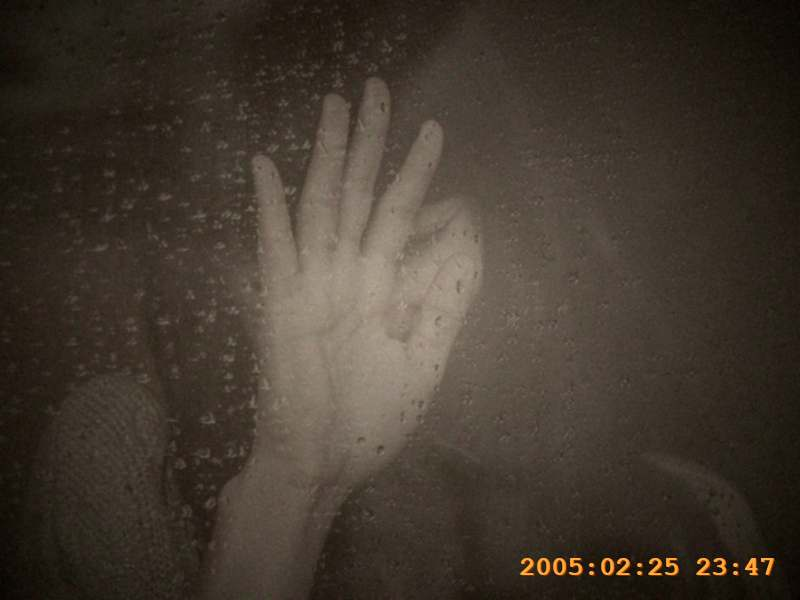
#> input picture site/assets/img/bathroom.jpg, 800 x 600 px, found by its file name
$ python make_scare_images.py
#> lines starting #> are read from the running program, lines starting #| are printed output that depends on the picture
# -*- coding: utf-8 -*-
# 制作 jump scare 用图：浴室镜子里的脸（特写增亮）+ 角落里的人影
import random
from PIL import Image, ImageDraw, ImageFilter, ImageEnhance

IMG = r"D:/wk_github/web_game/site/assets/img"
random.seed(44)

def grain(im, amount=7):
    px = im.load()
    w, h = im.size
    for y in range(h):
        for x in range(w):
            n = random.gauss(0, amount)
            r, g, b = px[x, y]
            px[x, y] = (max(0, min(255, int(r + n))),
                        max(0, min(255, int(g + n))),
                        max(0, min(255, int(b + n))))
    return im

# ---- 1. scare_face.jpg：浴室照片里那张脸的特写，提亮拉对比 ----
src = Image.open(IMG + "/bathroom.jpg").convert("RGB")
#> src is the input picture: PIL image 800x600 RGB; mean R, G, B 66.3, 56.6, 46.6
# 脸在原图右侧中部（按800x600原图估算区域），裁切后放大
face = src.crop((500, 230, 760, 500)).resize((800, 600), Image.LANCZOS)
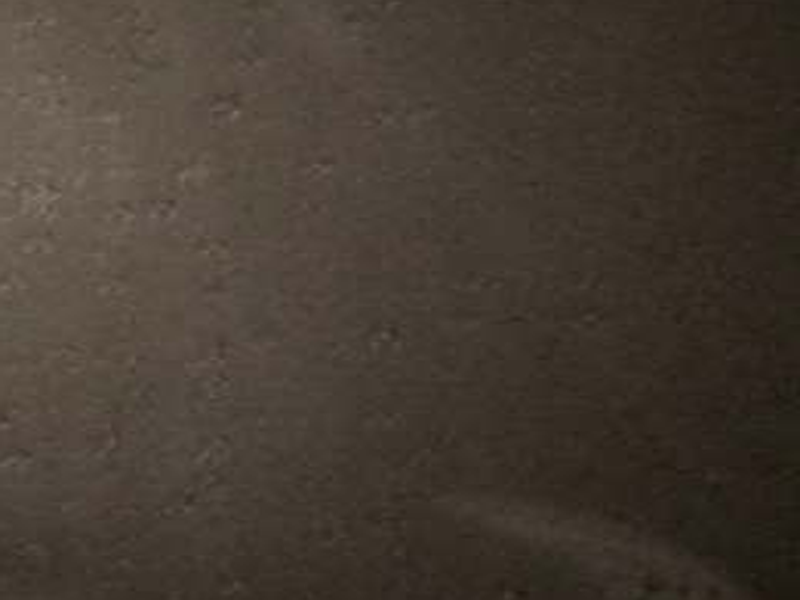
#> face: PIL image 800x600 RGB; mean R, G, B 69.1, 59.4, 50.1
face = ImageEnhance.Brightness(face).enhance(1.5)
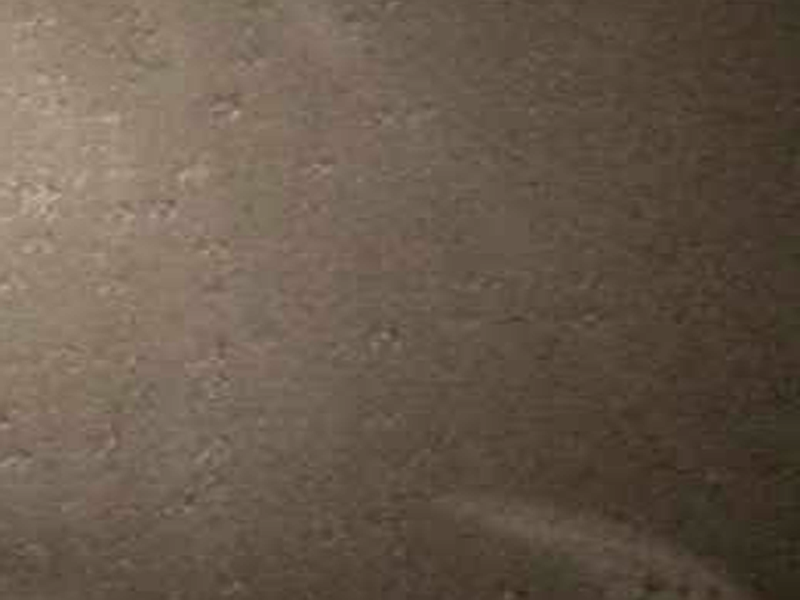
#> face: PIL image 800x600 RGB; mean R, G, B 103.4, 88.9, 74.9
face = ImageEnhance.Contrast(face).enhance(1.35)
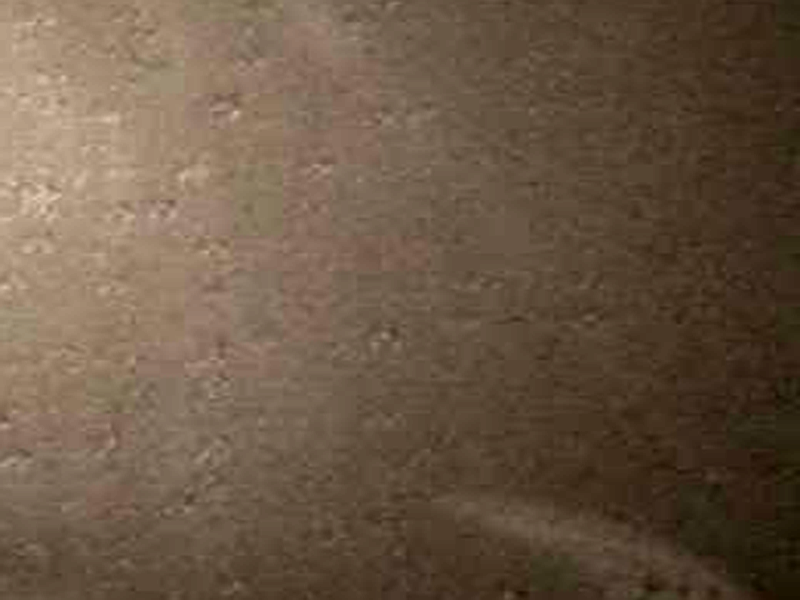
#> face: PIL image 800x600 RGB; mean R, G, B 106.9, 87.3, 68.4
face = ImageEnhance.Color(face).enhance(0.55)
face = grain(face, 8)
face = face.filter(ImageFilter.GaussianBlur(0.5))
face.save(IMG + "/scare_face.jpg", quality=70)
print("scare_face.jpg done")

# ---- 2. corner_figure.jpg：亮版角落图压暗 + 左角一个人影 ----
base = Image.open(IMG + "/corner.jpg").convert("RGB")
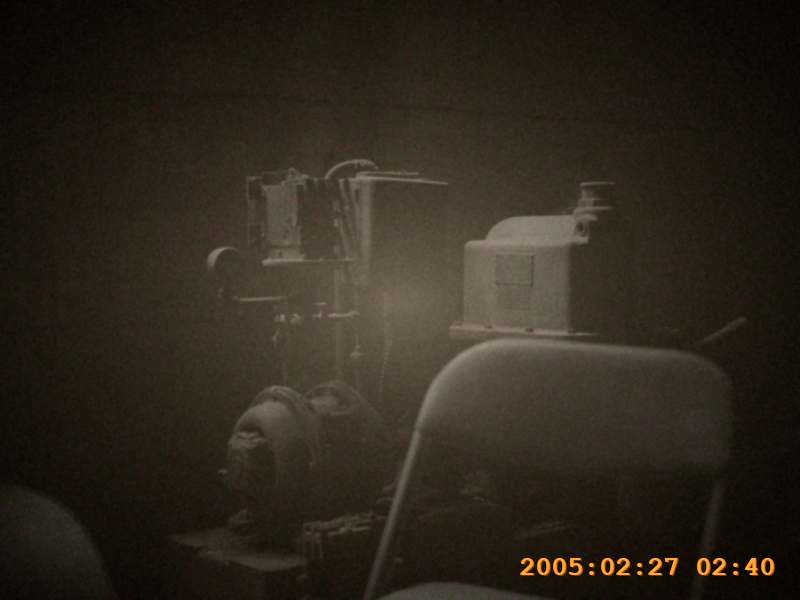
#> input picture site/assets/img/corner.jpg, 800 x 600 px, found by its file name
#> base is the input picture: PIL image 800x600 RGB; mean R, G, B 47.1, 38.1, 28.1
base = ImageEnhance.Brightness(base).enhance(0.5)
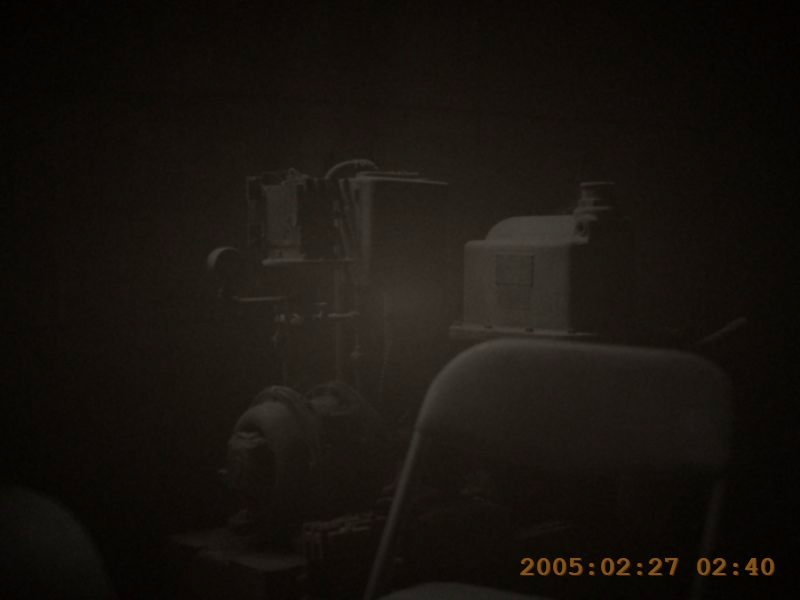
#> base: PIL image 800x600 RGB; mean R, G, B 23.3, 18.8, 13.8
w, h = base.size
#> w = 800; h = 600
fig = Image.new("RGBA", (w, h), (0, 0, 0, 0))
#> fig: PIL image 800x600 RGBA; every value is 0
d = ImageDraw.Draw(fig)
cx, top = int(w * 0.16), int(h * 0.22)   # 人影位置：左角
#> cx = 128; top = 132
# 头
d.ellipse([cx - 26, top, cx + 26, top + 64], fill=(8, 6, 6, 255))
# 肩/身（向下渐宽）
d.polygon([(cx - 30, top + 58), (cx + 30, top + 58), (cx + 58, h), (cx - 58, h)], fill=(8, 6, 6, 255))
# 极淡的边缘光（右侧），让它“刚刚能看出来”
edge = Image.new("RGBA", (w, h), (0, 0, 0, 0))
de = ImageDraw.Draw(edge)
de.arc([cx - 26, top, cx + 26, top + 64], start=-60, end=60, fill=(90, 80, 70, 90), width=2)
de.line([(cx + 30, top + 62), (cx + 56, h)], fill=(90, 80, 70, 60), width=2)
fig = fig.filter(ImageFilter.GaussianBlur(2))
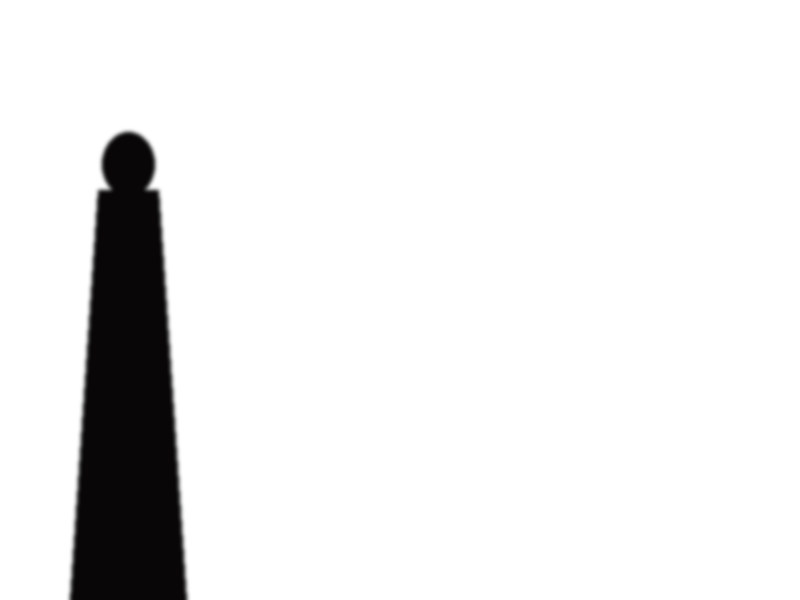
#> fig: PIL image 800x600 RGBA; mean R, G, B, A 0.7, 0.5, 0.5, 20.7; transparent parts drawn white
edge = edge.filter(ImageFilter.GaussianBlur(3))
base = Image.alpha_composite(base.convert("RGBA"), fig)
#> base: PIL image 800x600 RGBA
base = Image.alpha_composite(base, edge)
out = grain(base.convert("RGB"), 6)
out.save(IMG + "/corner_figure.jpg", quality=72)
print("corner_figure.jpg done")
